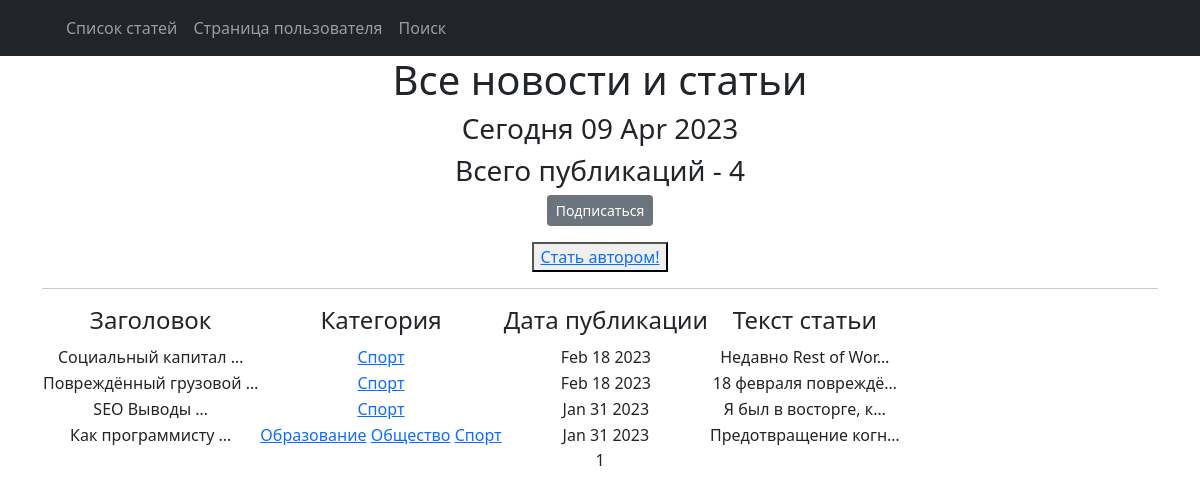
Screenshot of /categories/1 with the database file from the repository.
### News_Portal_app/models.py (models this page shows, shortened)
class Post(models.Model):
    article = 'AR'
    news = 'NE'
    cat_ar_ne = [(article, 'статья'),
                 (news, 'новость')]
    author = models.ForeignKey(Author, on_delete = models.CASCADE)
    _type = models.CharField(max_length=2, choices=cat_ar_ne)
    time_in = models.DateTimeField(auto_now_add=True)
    categories = models.ManyToManyField(Category, through='PostCategory')
    heading = models.CharField(max_length=255)
    text = models.TextField()
    post_rating = models.IntegerField(default=0)

class Category(models.Model):
    sport = 'SP'
    politico = 'PO'
    education = 'ED'
    society = 'SO'
    technologies = 'TE'
    cat_field = [(sport, 'Cпорт'),
                 (politico, 'Политика'),
                 (education, 'Образование'),
                 (society, 'Общество'),
                 (technologies, 'Технологии')]
    cat_name = models.CharField(max_length=2, choices=cat_field, unique=True)
    subscribers = models.ManyToManyField(User, blank=True, null=True, related_name='categories')

### News_Portal_app/views.py (the view)
# urls.py: path('categories/<int:pk>', CategoryList.as_view(), name='category_list'),
class CategoryList(PostsList):
    model = Post
    template_name = 'category_list.html'
    context_object_name = 'category_news_list'
    def get_queryset(self):
        self.category = get_object_or_404(Category, id=self.kwargs['pk'])
        queryset = Post.objects.filter(categories=self.category).order_by('-time_in')
        return queryset
    def get_context_data(self, **kwargs):
        context = super().get_context_data(**kwargs)
        context['is_not_subscriber'] = self.request.user not in self.category.subscribers.all()
        context['category'] = self.category
        return context

### News_Portal_app/templatetags/custom_filters.py (called while the page is built)
@register.filter()
def censor(text):
    try:
        text = text.replace("Яндекс", "Я*****")
        text = text.replace("RuStore", "R******")
        return text
    except TypeError as e:
        print(f'Ошибка {e}. Тип данных должен быть str.')

### News_Portal_app/views.py (called while the page is built)
    def get_context_data(self, **kwargs):
        context = super().get_context_data(**kwargs)
        context['time_now'] = datetime.utcnow()
        context['is_not_author'] = not self.request.user.groups.filter(name='authors').exists()
        return context

### News_Portal/templates/category_list.html (shortened to what this page needs)
{% extends 'flatpages/default.html' %}
{% load custom_filters %}
{% load custom_tags %}
{% block content %}
<h1>Все новости и статьи</h1>
<h3>Сегодня {{ time_now|date:'d M Y' }}</h3>
<h3>Всего публикаций - {{ page_obj.paginator.count }}</h3>
{% if is_not_subscriber %}
<p class="text_center"><a href="{% url 'subscribe' category.id %}" class="btn btn-secondary btn-sm">Подписаться</a></p>
{% endif %}
{% if is_not_author %}
<button> <a href="upgrade/"> Стать автором!</a> </button>
{% endif %}
   <hr>
   {% if category_news_list %}
       <table>
           <tr>
               <td><h4>Заголовок</h4></td>
               <td><h4>Категория</h4></td>
               <td><h4>Дата публикации</h4></td>
               <td><h4>Текст статьи</h4></td>
           </tr>
           {% for post in category_news_list %}
           <tr>
               <td>{{ post.heading|truncatewords:2|censor }}</td>
               <td>
                   {% for category in post.categories.all %}
                   <a href="{% url 'category_list' category.id %}">{{ category.get_cat_name_display }}</a>
                   {% endfor %}
               </td>
               <td>{{ post.time_in|date:'M d Y' }}</td>
               <td>{{ post.text|truncatechars:20|censor }}</td>
           </tr>
           {% endfor %}
       </table>
   {% else %}
       <h2>Упс, статей нет!</h2>
   {% endif %}
   {{ page_obj.number }}
{% endblock content %}

### News_Portal/templates/flatpages/default.html (shortened to what this page needs)
<!DOCTYPE html>
<html lang="en">
    <head>
        {% load static %}
        <link href="{% static 'css/styles.css' %}" rel="stylesheet" />
    </head>
    <body>
        <nav class="navbar navbar-expand-lg navbar-dark bg-dark static-top">
            <div class="container">
                <div class="collapse navbar-collapse" id="navbarResponsive">
                    <ul class="navbar-nav ml-auto">
                        <li class="nav-item active">
                            <a class="nav-link" href="news/">Список статей</a>
                        </li>
                        <li class="nav-item active">
                            <a class="nav-link" href="/">Страница пользователя</a>
                        </li>
                        <li class="nav-item active">
                            <a class="nav-link" href="search/">Поиск</a>
                        </li>
                    </ul>
                </div>
            </div>
        </nav>
        <div class="container">
            <div class="row">
                <div class="col-lg-12 text-center">
                    {% block content %}{% endblock content %}
                </div>
            </div>
        </div>
    </body>
</html>

### rows the page displays
Post: heading|censor "Социальный капитал …", time_in "Feb 18 2023", text|censor "Недавно Rest of Wor…"
Category: cat_name "Cпорт"
Post: heading|censor "Повреждённый грузовой …", time_in "Feb 18 2023", text|censor "18 февраля повреждё…"
Post: heading|censor "SEO Выводы …", time_in "Jan 31 2023", text|censor "Я был в восторге, к…"
Post: heading|censor "Как программисту …", time_in "Jan 31 2023", text|censor "Предотвращение когн…"
Category: cat_name "Образование"
Category: cat_name "Общество"

### other values shown
{{ time_now|date:'d M Y' }} "09 Apr 2023"
{{ page_obj.paginator.count }} "4"
{{ page_obj.number }} "1"
